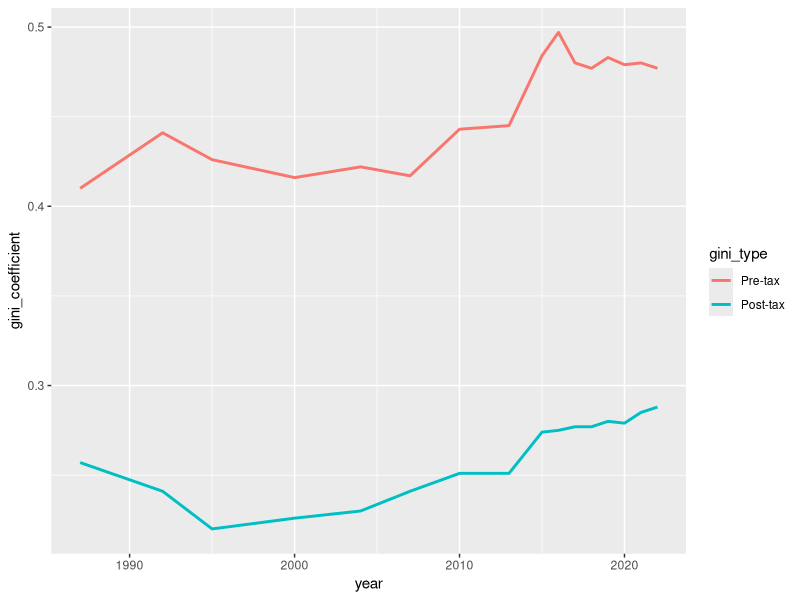
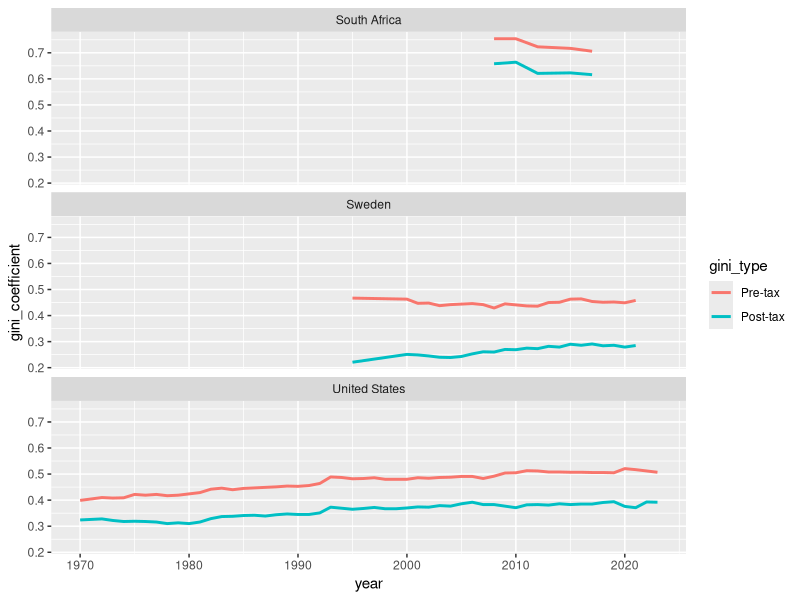

Write the R code that produced these figures, in order.
## ---- chunk 1
#| label: load-packages
library(tidyverse)
## ---- chunk 2
#| label: laod-data
income_inequality <- read_csv("data/income-inequality.csv")
## ---- chunk 3
#| label: view-data
income_inequality
## ---- chunk 4
#| label: glimpse-data
glimpse(income_inequality)
## ---- chunk 5
#| label: plot-single
#| fig-width: 8
#| fig-asp: 0.3
income_inequality |>
  filter(country == "Denmark") |>
  pivot_longer(
    cols = contains("gini"),
    names_to = "gini_type",
    values_to = "gini_coefficient"
  ) |>
  mutate(
    gini_type = if_else(gini_type == "gini_pre_tax", "Pre-tax", "Post-tax"),
    gini_type = fct_relevel(gini_type, "Pre-tax", "Post-tax")
  ) |>
  ggplot(aes(x = year, y = gini_coefficient, color = gini_type)) +
  geom_line(linewidth = 1)
## ---- chunk 6
#| label: plot-many
#| fig-width: 8
#| fig-asp: 0.8
income_inequality |>
  filter(country %in% c("United States", "Sweden", "South Africa")) |>
  pivot_longer(
    cols = contains("gini"),
    names_to = "gini_type",
    values_to = "gini_coefficient"
  ) |>
  mutate(
    gini_type = if_else(gini_type == "gini_pre_tax", "Pre-tax", "Post-tax"),
    gini_type = fct_relevel(gini_type, "Pre-tax", "Post-tax")
  ) |>
  ggplot(aes(x = year, y = gini_coefficient, color = gini_type)) +
  geom_line(linewidth = 1) +
  facet_wrap(~country, ncol = 1)
